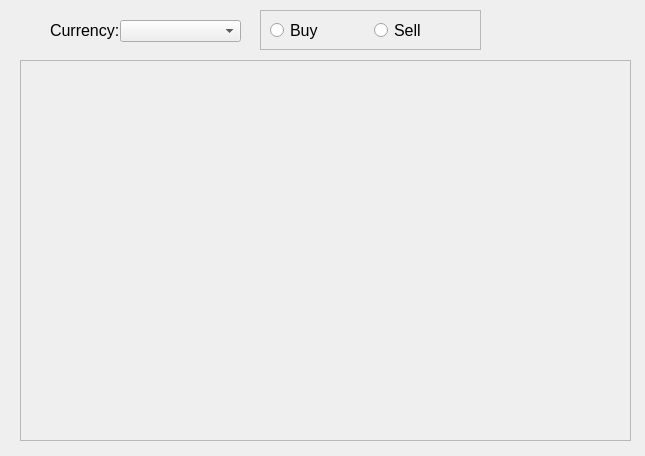
<?xml version="1.0" encoding="UTF-8"?>
<ui version="4.0">
 <class>Widget</class>
 <widget class="QWidget" name="Widget">
  <property name="geometry">
   <rect>
    <x>0</x>
    <y>0</y>
    <width>645</width>
    <height>456</height>
   </rect>
  </property>
  <property name="windowTitle">
   <string>Form</string>
  </property>
  <widget class="QComboBox" name="cmb_currency">
   <property name="geometry">
    <rect>
     <x>120</x>
     <y>20</y>
     <width>121</width>
     <height>22</height>
    </rect>
   </property>
   <property name="font">
    <font>
     <pointsize>12</pointsize>
    </font>
   </property>
  </widget>
  <widget class="QLabel" name="label">
   <property name="geometry">
    <rect>
     <x>50</x>
     <y>20</y>
     <width>71</width>
     <height>21</height>
    </rect>
   </property>
   <property name="font">
    <font>
     <pointsize>12</pointsize>
    </font>
   </property>
   <property name="text">
    <string>Currency:</string>
   </property>
  </widget>
  <widget class="QFrame" name="frame_chart">
   <property name="geometry">
    <rect>
     <x>20</x>
     <y>60</y>
     <width>611</width>
     <height>381</height>
    </rect>
   </property>
   <property name="frameShape">
    <enum>QFrame::StyledPanel</enum>
   </property>
   <property name="frameShadow">
    <enum>QFrame::Raised</enum>
   </property>
  </widget>
  <widget class="QFrame" name="frame_BuySell">
   <property name="geometry">
    <rect>
     <x>260</x>
     <y>10</y>
     <width>221</width>
     <height>40</height>
    </rect>
   </property>
   <property name="frameShape">
    <enum>QFrame::StyledPanel</enum>
   </property>
   <property name="frameShadow">
    <enum>QFrame::Raised</enum>
   </property>
   <layout class="QHBoxLayout" name="horizontalLayout">
    <item>
     <widget class="QRadioButton" name="radio_Buy">
      <property name="font">
       <font>
        <pointsize>12</pointsize>
       </font>
      </property>
      <property name="text">
       <string>Buy</string>
      </property>
     </widget>
    </item>
    <item>
     <widget class="QRadioButton" name="radio_Sell">
      <property name="font">
       <font>
        <pointsize>12</pointsize>
       </font>
      </property>
      <property name="text">
       <string>Sell</string>
      </property>
     </widget>
    </item>
   </layout>
  </widget>
 </widget>
 <resources/>
 <connections/>
</ui>
